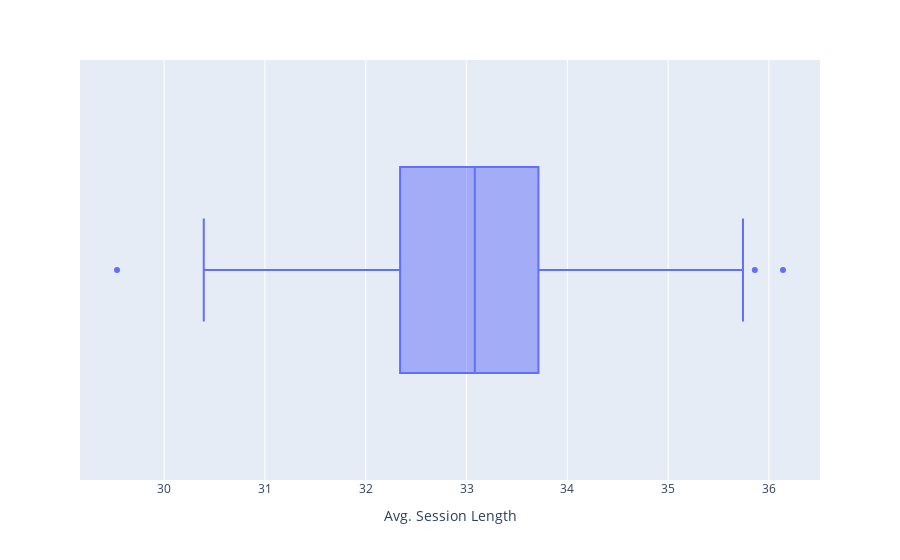

Notebook source saved alongside this figure:
### Code cell
px.box(df, x="Avg. Session Length")

### Figure 1 — Plotly figure (JSON) as saved in the notebook; plotly's stock layout.template omitted (floating-point values rounded to 4 significant figures; data arrays with more than 128 entries replaced by an {"elided": "..."} marker saying what was removed)
{"data": [{"alignmentgroup": "True", "hovertemplate": "Avg. Session Length=%{x}<extra></extra>", "legendgroup": "", "marker": {"color": "#636efa"}, "name": "", "notched": false, "offsetgroup": "", "orientation": "h", "showlegend": false, "type": "box", "x": {"elided": "500 float values"}, "x0": " ", "xaxis": "x", "y0": " ", "yaxis": "y"}], "layout": {"boxmode": "group", "legend": {"tracegroupgap": 0}, "margin": {"t": 60}, "xaxis": {"anchor": "y", "domain": [0, 1], "title": {"text": "Avg. Session Length"}}, "yaxis": {"anchor": "x", "domain": [0, 1]}}}
